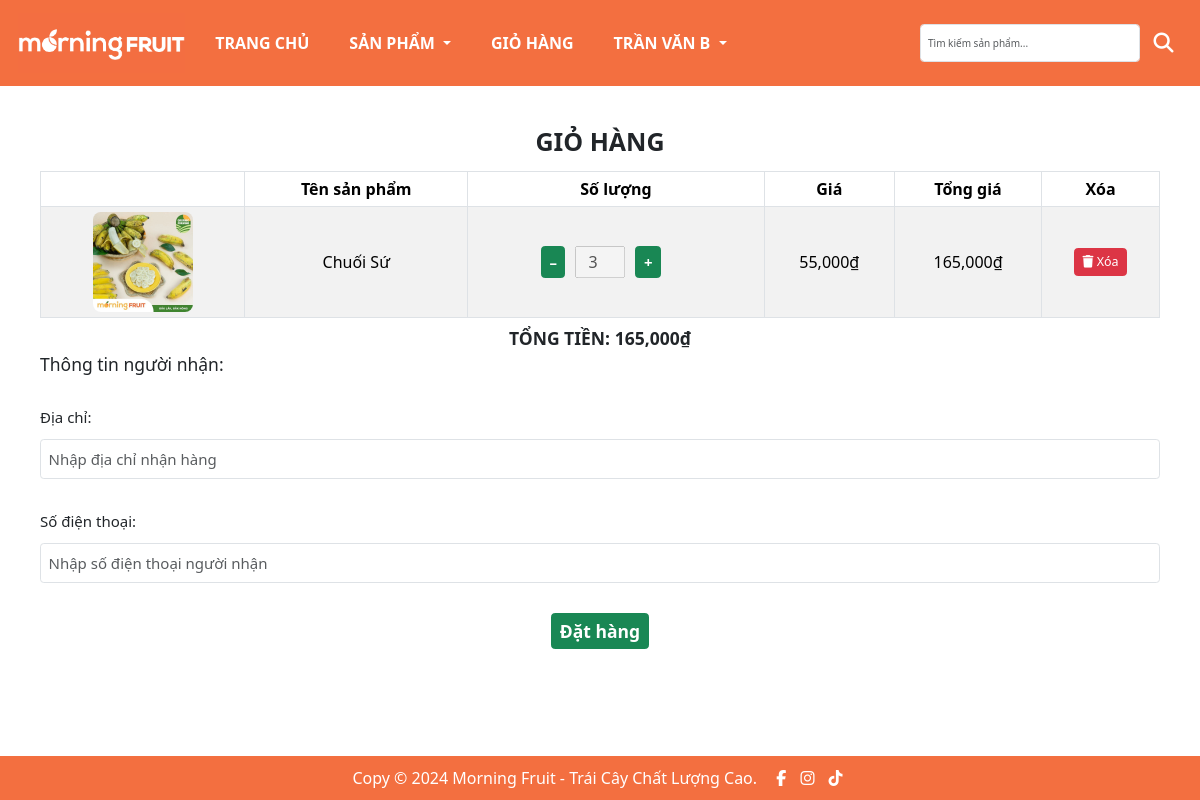
Page /cart.php (signed in) on the committed database.
### tables this page shows
CREATE TABLE `products` (
  `pd_id` int(11) UNSIGNED NOT NULL,
  `pd_name` varchar(255) NOT NULL,
  `pd_price` varchar(255) NOT NULL,
  `pd_info` text NOT NULL,
  `pd_image` varchar(255) NOT NULL,
  `cat_id` int(11) UNSIGNED NOT NULL
);

### libraries/Psr4AutoloaderClass.php (called while the page is built, shortened)
<?php
class Psr4AutoloaderClass
{
	protected $prefixes = array();
	public function addNamespace($prefix, $base_dir, $prepend = false)
	{
		$prefix = trim($prefix, '\\') . '\\';
		$base_dir = rtrim($base_dir, DIRECTORY_SEPARATOR) . '/';
		if (isset($this->prefixes[$prefix]) === false) {
			$this->prefixes[$prefix] = array();
		}
		if ($prepend) {
			array_unshift($this->prefixes[$prefix], $base_dir);
		} else {
			array_push($this->prefixes[$prefix], $base_dir);
		}
	}
	public function loadClass($class)
	{
		$prefix = $class;
		while (false !== $pos = strrpos($prefix, '\\')) {
			$prefix = substr($class, 0, $pos + 1);
			$relative_class = substr($class, $pos + 1);
			$mapped_file = $this->loadMappedFile($prefix, $relative_class);
			if ($mapped_file) {
				return $mapped_file;
			}
			$prefix = rtrim($prefix, '\\');
		}
		return false;
	}
	protected function loadMappedFile($prefix, $relative_class)
	{
		foreach ($this->prefixes[$prefix] as $base_dir) {
			$file = $base_dir
				. str_replace('\\', '/', $relative_class)
				. '.php';
			if ($this->requireFile($file)) {
				return $file;
			}
		}
		return false;
	}
	protected function requireFile($file)
	{
		if (file_exists($file)) {
			return true;
		}
		return false;
	}
}

### src/classes/Cart.php (called while the page is built, shortened)
<?php
class Cart
{
    private ?PDO $db;
    private $user_id;
    private $pd_id;
    public $pd_quantity;
    public function __construct(?PDO $pdo)
    {
        $this->db = $pdo;
    }
    public function fillUser(array $data): Cart
    {
        $this->user_id = $data['id'] ?? '';;
        return $this;
    }
    public function all(): array
    {
        $items = [];
        $statement = $this->db->prepare('SELECT * FROM carts where user_id = ?');
        $statement->execute([$this->user_id]);
        while ($row = $statement->fetch()) {
            $item = new Cart($this->db);
            $item->fillFromDB($row);
            $items[] = $item;
        }
        return $items;
    }
    protected function fillFromDB(array $row): Cart
    {
        [
            'user_id' => $this->user_id,
            'pd_id' => $this->pd_id,
            'pd_quantity' => $this->pd_quantity
        ] = $row;
        $statement = $this->db->prepare('SELECT pd_name, pd_price, pd_image FROM products where pd_id = ?');
        $statement->execute([$this->pd_id ]);
        while ($row = $statement->fetch()) {
            $this->pd_name = $row['pd_name'];
            $this->pd_price = $row['pd_price'];
            $this->pd_image = $row['pd_image'];
            $this->total = $this->pd_price *  $this->pd_quantity;
        }
        return $this;
    }
}
?>

### src/functions.php (called while the page is built, shortened)
<?php
function html_escape(string|null $text): string
{
    return htmlspecialchars($text ?? '', ENT_QUOTES, 'UTF-8', false);
}

### public/cart.php (the view, shortened to what this page needs)
<?php
require_once __DIR__ . '/../src/bootstrap.php';
?>
<?php include_once __DIR__ . '/../src/partials/header.php' ?>
<body>
    <?php include_once __DIR__ . '/../src/partials/navbar.php' ?>
    <?php
    $errors = [];
    $item = new Cart($PDO);
    if (isset($_SESSION['id'])) {
            $item->fillUser($_SESSION);
            $items = $item->all();
    }
    ?>
    <div class="container ">
        <div class="row">
            <div class="col-md-6 offset-md-3 text-center">
                <h1 class="mt-5 mb-4 fw-bold">GIỎ HÀNG</h1>
            </div>
        </div>
        <div class="row">
            <div class="col-12">
                <table id="contacts" class="table table-striped table-bordered">
                    <thead>
                        <tr class="text-center">
                            <th scope="col"></th>
                            <th scope="col">Tên sản phẩm</th>
                            <th scope="col">Số lượng</th>
                            <th scope="col">Giá</th>
                            <th scope="col">Tổng giá</th>
                            <th scope="col">Xóa</th>
                        </tr>
                    </thead>
                    <tbody>
                        <?php
                        $tongtien = 0;
                        foreach ($items as $item) :
                            $tongtien += $item->total;
                        ?>
                            <tr class="text-center align-middle">
                                <td>
                                    <img src="<?= './uploads/' . html_escape($item->pd_image) ?>" alt="" width="100px" height="100px" style="border-radius:8px;">
                                </td>
                                <td><?= html_escape($item->pd_name) ?></td>
                                <td>
                                    <div class="d-flex justify-content-center me-5">
                                        <button class="input-group-text btn btn-success decrement_btn fs-4 fw-bold" style="margin-right: 10px;">–</button>
                                        <input type="number" min="1" max="20" disabled name="quantity" class="pd_qty text-center" value="<?= number_format(html_escape($item->pd_quantity)) ?>" style="width: 50px;">
                                        <button class="input-group-text btn btn-success increment_btn fs-4 fw-bold" style="margin-left: 10px;">+</button>
                                    </div>
                                </td>
                                <td><?= number_format(html_escape($item->pd_price)) . '₫' ?></td>
                                <td><?= number_format(html_escape($item->total)) . '₫' ?></td>
                                <td>
                                    <form action="cart_delete.php" method="POST" class="form-inline ml-1">
                                        <button type="submit" name="delete-cart-item" class="btn btn-danger fs-5" data-bs-toggle="modal" data-bs-target="#delete-confirm">
                                            <i alt='Delete' class="fa fa-trash"></i> Xóa
                                        </button>
                                    </form>
                                </td>
                            </tr>
                        <?php endforeach ?>
                    </tbody>
                </table>
            </div>
        </div>
        <div class="row mb-4">
            <h3 class="text-center fw-bold">TỔNG TIỀN: <?= number_format(html_escape($tongtien)) . '₫' ?></h3>
            <form action="" method="post">
                <h3>Thông tin người nhận:</h3>
                <div class="form-group log-form-group">
                    <label for="address">Địa chỉ: </label>
                    <input type="text" name="address" class="form-control mt-3 log-form-group-input <?= isset($errors['address']) ? ' is-invalid' : '' ?>" maxlen="255" id="address" placeholder="Nhập địa chỉ nhận hàng" value="<?= isset($_POST['address']) ? html_escape($_POST['address']) : '' ?>" />
                </div>
                <div class="form-group log-form-group">
                    <label for="phone">Số điện thoại: </label>
                    <input type="text" name="phone" class="form-control mt-3 log-form-group-input <?= isset($errors['phone']) ? ' is-invalid' : '' ?>" maxlen="255" id="phone" placeholder="Nhập số điện thoại người nhận" value="<?= isset($_POST['phone']) ? html_escape($_POST['phone']) : '' ?>" />
                </div>
                <div class="text-center">
                    <?php
                    if ($tongtien == 0)
                        echo '<h3 style = "color: var(--primary-color)">Không có sản phẩm nào trong giỏ hàng</h3>';
                    else
                        echo '<input name="thanhtoan" type="submit" class="btn btn-success fs-3 fw-semibold "  value="Đặt hàng">'
                    ?>
                </div>
            </form>
        </div>
    </div>
    <?php include_once __DIR__ . '/../src/partials/footer.php' ?>
</body>
</html>

### public/css/base.css (style rules this page uses)
:root { --primary-color: #f36f40; --white-color: #fff; --black-color: #000; --text-color: #333; }
* { padding: 0; margin: 0; box-sizing: inherit; }
html { color: var(--black-color); font-size: 62.5%; line-height: 1.6rem; font-family: Verdana, Geneva, Tahoma, sans-serif; background-color: var(--white-color); box-sizing: border-box; }

### public/css/main.css (style rules this page uses)
.container { font-size: 1.6rem; }
button { border: none; background-color: transparent; }
.log-form-group { margin: 30px 0; }
.log-form-group label { font-size: 1.5rem; }
.log-form-group-input { height: 40px; font-size: 1.5rem; }
html { margin:0; padding:0; height:100%; }
body { min-height:100%; position:relative; }
.container { padding:10px; padding-bottom:60px; }

### rows in the picture
products: pd_image (picture), pd_name "Chuối Sứ", quantity "3", pd_price "55,000", pd_price "165,000"

### other values in the picture
$name "TRẦN VĂN B"
$tongtien "165,000"
